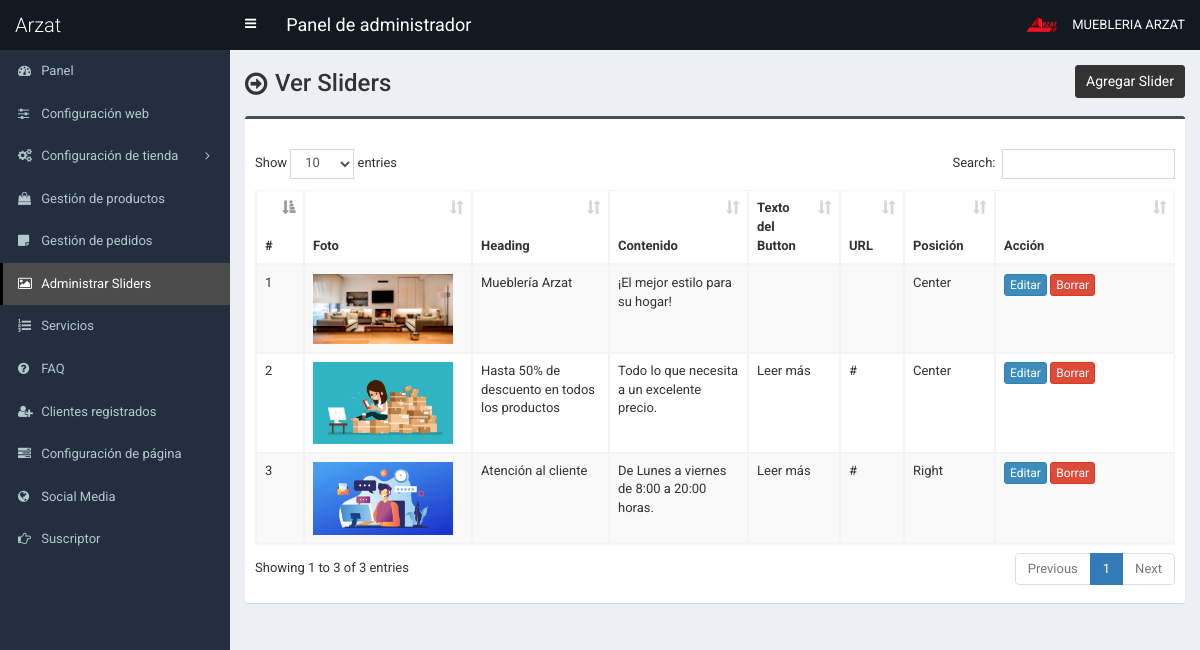
/admin/slider.php (signed in), run on the app's committed database.
### tables this page shows
CREATE TABLE `tbl_slider` (
  `id` int(11) NOT NULL,
  `photo` varchar(255) NOT NULL,
  `heading` varchar(255) NOT NULL,
  `content` text NOT NULL,
  `button_text` varchar(255) NOT NULL,
  `button_url` varchar(255) NOT NULL,
  `position` varchar(255) NOT NULL
);

### admin/slider.php (the view, shortened to what this page needs)
<?php require_once('header.php'); ?>
<section class="content-header">
	<div class="content-header-left">
		<h1>Ver Sliders</h1>
	</div>
	<div class="content-header-right">
		<a href="slider-add.php" class="btn btn-primary btn-sm">Agregar Slider</a>
	</div>
</section>
<section class="content">
	<div class="row">
		<div class="col-md-12">
			<div class="box box-info">
				<div class="box-body table-responsive">
					<table id="example1" class="table table-bordered table-hover table-striped">
						<thead>
							<tr>
								<th>#</th>
								<th>Foto</th>
								<th>Heading</th>
								<th>Contenido</th>
								<th>Texto del Button</th>
								<th>URL</th>
								<th>Posición</th>
								<th width="140">Acción</th>
							</tr>
						</thead>
						<tbody>
							<?php
							$i=0;
							$statement = $pdo->prepare("SELECT
														id,
														photo,
														heading,
														content,
														button_text,
														button_url,
														position
							                           	FROM tbl_slider
							                           	");
							$statement->execute();
							$result = $statement->fetchAll(PDO::FETCH_ASSOC);
							foreach ($result as $row) {
								$i++;
								?>
								<tr>
									<td><?php echo $i; ?></td>
									<td style="width:150px;"><img src="../assets/uploads/<?php echo $row['photo']; ?>" alt="<?php echo $row['heading']; ?>" style="width:140px;"></td>
									<td><?php echo $row['heading']; ?></td>
									<td><?php echo $row['content']; ?></td>
									<td><?php echo $row['button_text']; ?></td>
									<td><?php echo $row['button_url']; ?></td>
									<td><?php echo $row['position']; ?></td>
									<td>
										<a href="slider-edit.php?id=<?php echo $row['id']; ?>" class="btn btn-primary btn-xs">Editar</a>
										<a href="#" class="btn btn-danger btn-xs" data-href="slider-delete.php?id=<?php echo $row['id']; ?>" data-toggle="modal" data-target="#confirm-delete">Borrar</a>
									</td>
								</tr>
								<?php
							}
							?>
						</tbody>
					</table>
				</div>
			</div>
		</div>
	</div>
</section>
<?php require_once('footer.php'); ?>

### admin/header.php (shortened to what this page needs)
<!DOCTYPE html>
<html>
<head>
	<link rel="stylesheet" href="css/bootstrap.min.css">
	<link rel="stylesheet" href="css/font-awesome.min.css">
	<link rel="stylesheet" href="css/ionicons.min.css">
	<link rel="stylesheet" href="css/datepicker3.css">
	<link rel="stylesheet" href="css/all.css">
	<link rel="stylesheet" href="css/select2.min.css">
	<link rel="stylesheet" href="css/dataTables.bootstrap.css">
	<link rel="stylesheet" href="css/jquery.fancybox.css">
	<link rel="stylesheet" href="css/AdminLTE.min.css">
	<link rel="stylesheet" href="css/_all-skins.min.css">
	<link rel="stylesheet" href="css/on-off-switch.css"/>
	<link rel="stylesheet" href="css/summernote.css">
	<link rel="stylesheet" href="style.css">
</head>
<body class="hold-transition fixed skin-blue sidebar-mini">
	<div class="wrapper">
		<header class="main-header">
			<a href="index.php" class="logo">
				<span class="logo-lg">Arzat</span>
			</a>
			<nav class="navbar navbar-static-top">
				<a href="#" class="sidebar-toggle" data-toggle="offcanvas" role="button">
				</a>
				<span style="float:left;line-height:50px;color:#fff;padding-left:15px;font-size:18px;">Panel de administrador</span>
				<div class="navbar-custom-menu">
					<ul class="nav navbar-nav">
						<li class="dropdown user user-menu">
							<a href="#" class="dropdown-toggle" data-toggle="dropdown">
								<img src="../assets/uploads/<?php echo $_SESSION['user']['photo']; ?>" class="user-image" alt="User Image">
								<span class="hidden-xs"><?php echo $_SESSION['user']['full_name']; ?></span>
							</a>
						</li>
					</ul>
				</div>
			</nav>
		</header>
  		<?php $cur_page = substr($_SERVER["SCRIPT_NAME"],strrpos($_SERVER["SCRIPT_NAME"],"/")+1); ?>
  		<aside class="main-sidebar">
    		<section class="sidebar">
      			<ul class="sidebar-menu">
			        <li class="treeview <?php if($cur_page == 'index.php') {echo 'active';} ?>">
			          <a href="index.php">
			            <i class="fa fa-dashboard"></i> <span>Panel</span>
			          </a>
			        </li>
			        <li class="treeview <?php if( ($cur_page == 'settings.php') ) {echo 'active';} ?>">
			          <a href="settings.php">
			            <i class="fa fa-sliders"></i> <span>Configuración web</span>
			          </a>
			        </li>
                    <li class="treeview <?php if( ($cur_page == 'size.php') || ($cur_page == 'size-add.php') || ($cur_page == 'size-edit.php') || ($cur_page == 'color.php') || ($cur_page == 'color-add.php') || ($cur_page == 'color-edit.php') || ($cur_page == 'country.php') || ($cur_page == 'country-add.php') || ($cur_page == 'country-edit.php') || ($cur_page == 'shipping-cost.php') || ($cur_page == 'shipping-cost-edit.php') || ($cur_page == 'top-category.php') || ($cur_page == 'top-category-add.php') || ($cur_page == 'top-category-edit.php') || ($cur_page == 'mid-category.php') || ($cur_page == 'mid-category-add.php') || ($cur_page == 'mid-category-edit.php') || ($cur_page == 'end-category.php') || ($cur_page == 'end-category-add.php') || ($cur_page == 'end-category-edit.php') ) {echo 'active';} ?>">
                        <a href="#">
                            <i class="fa fa-cogs"></i>
                            <span>Configuración de tienda</span>
                            <span class="pull-right-container">
								<i class="fa fa-angle-left pull-right"></i>
							</span>
                        </a>
                    </li>
                    <li class="treeview <?php if( ($cur_page == 'product.php') || ($cur_page == 'product-add.php') || ($cur_page == 'product-edit.php') ) {echo 'active';} ?>">
                        <a href="product.php">
                            <i class="fa fa-shopping-bag"></i> <span>Gestión de productos</span>
                        </a>
                    </li>
                    <li class="treeview <?php if( ($cur_page == 'order.php') ) {echo 'active';} ?>">
                        <a href="order.php">
                            <i class="fa fa-sticky-note"></i> <span>Gestión de pedidos</span>
                        </a>
                    </li>
                     <li class="treeview <?php if( ($cur_page == 'slider.php') ) {echo 'active';} ?>">
			          <a href="slider.php">
			            <i class="fa fa-picture-o"></i> <span>Administrar Sliders</span>
			          </a>
			        </li>
			        <li class="treeview <?php if( ($cur_page == 'service.php') ) {echo 'active';} ?>">
			          <a href="service.php">
			            <i class="fa fa-list-ol"></i> <span>Servicios</span>
			          </a>
			        </li>
			      			        <li class="treeview <?php if( ($cur_page == 'faq.php') ) {echo 'active';} ?>">
			          <a href="faq.php">
			            <i class="fa fa-question-circle"></i> <span>FAQ</span>
			          </a>
			        </li>
						<li class="treeview <?php if( ($cur_page == 'customer.php') || ($cur_page == 'customer-add.php') || ($cur_page == 'customer-edit.php') ) {echo 'active';} ?>">
			          <a href="customer.php">
			            <i class="fa fa-user-plus"></i> <span>Clientes registrados</span>
			          </a>
			        </li>
			        <li class="treeview <?php if( ($cur_page == 'page.php') ) {echo 'active';} ?>">
			          <a href="page.php">
			            <i class="fa fa-tasks"></i> <span>Configuración de página</span>
			          </a>
			        </li>
			        <li class="treeview <?php if( ($cur_page == 'social-media.php') ) {echo 'active';} ?>">
			          <a href="social-media.php">
			            <i class="fa fa-globe"></i> <span>Social Media</span>
			          </a>
			        </li>
			        <li class="treeview <?php if( ($cur_page == 'subscriber.php')||($cur_page == 'subscriber.php') ) {echo 'active';} ?>">
			          <a href="subscriber.php">
			            <i class="fa fa-hand-o-right"></i> <span>Suscriptor</span>
			          </a>
			        </li>
      			</ul>
    		</section>
  		</aside>
  		<div class="content-wrapper">

### admin/footer.php (shortened to what this page needs)
		</div>
	</div>
</body>
</html>

### admin/style.css (style rules this page uses)
body { font-size: 13px; font-family: "Roboto", sans-serif; }
.navbar-nav > .user-menu .user-image { width: 40px; height: 40px; margin-top: -10px; }
.content-header > h1, .content-header .content-header-left h1 { font-family: "Roboto", sans-serif; }
.main-header .logo { text-align: left; }
.main-header .logo .logo-lg { font-family: "Roboto", sans-serif; }
.box-info { padding-top: 20px; }
.sidebar-menu li > a > .pull-right-container > .fa-angle-left:before { content: "\f105"; }
.content-header { overflow: hidden; }
.content-header .content-header-left { float: left; padding-top: 5px; }
.content-header .content-header-right { float: right; }
.content-header .content-header-left h1 { margin-top: 0; margin-bottom: 0; padding-left: 30px; padding-bottom: 5px; font-size: 24px; position: relative; }
.content-header .content-header-left h1:before { position: absolute; top: 0; left: 0; font-family: "FontAwesome", sans-serif; font-size: 26px; content: "\f18e"; }
.content-header .content-header-right a { position: relative; font-size: 14px; }
.skin-blue .sidebar-menu > li:hover > a, .skin-blue .sidebar-menu > li.active > a { color: #fff; background: #3c8dbc; border-left-color: #3c8dbc; }
.skin-blue .main-header .logo, .skin-blue .main-header .logo:hover, .skin-blue .main-header .navbar, .skin-blue .main-header .navbar .sidebar-toggle:hover { background-color: #131921; }
.skin-blue .sidebar-menu > li:hover > a, .skin-blue .sidebar-menu > li.active > a { background-color: #4c4c4c; border-left-color: #000000; }
.box.box-info { border-top-color: #4c4c4c; }
.content-header .content-header-right a { background-color: #333333; border-color: #333333; }

### data on the page
tbl_slider: photo (picture), heading "Mueblería Arzat", content "¡El mejor estilo para su hogar!", position "Center"
tbl_slider: photo (picture), heading "Hasta 50% de descuento en todos los productos", content "Todo lo que necesita a un excelente precio.", button_text "Leer más", button_url "#", position "Center"
tbl_slider: photo (picture), heading "Atención al cliente", content "De Lunes a viernes de 8:00 a 20:00 horas.", button_text "Leer más", button_url "#", position "Right"

### other printed values
$_SESSION['user']['full_name'] "MUEBLERIA ARZAT"
